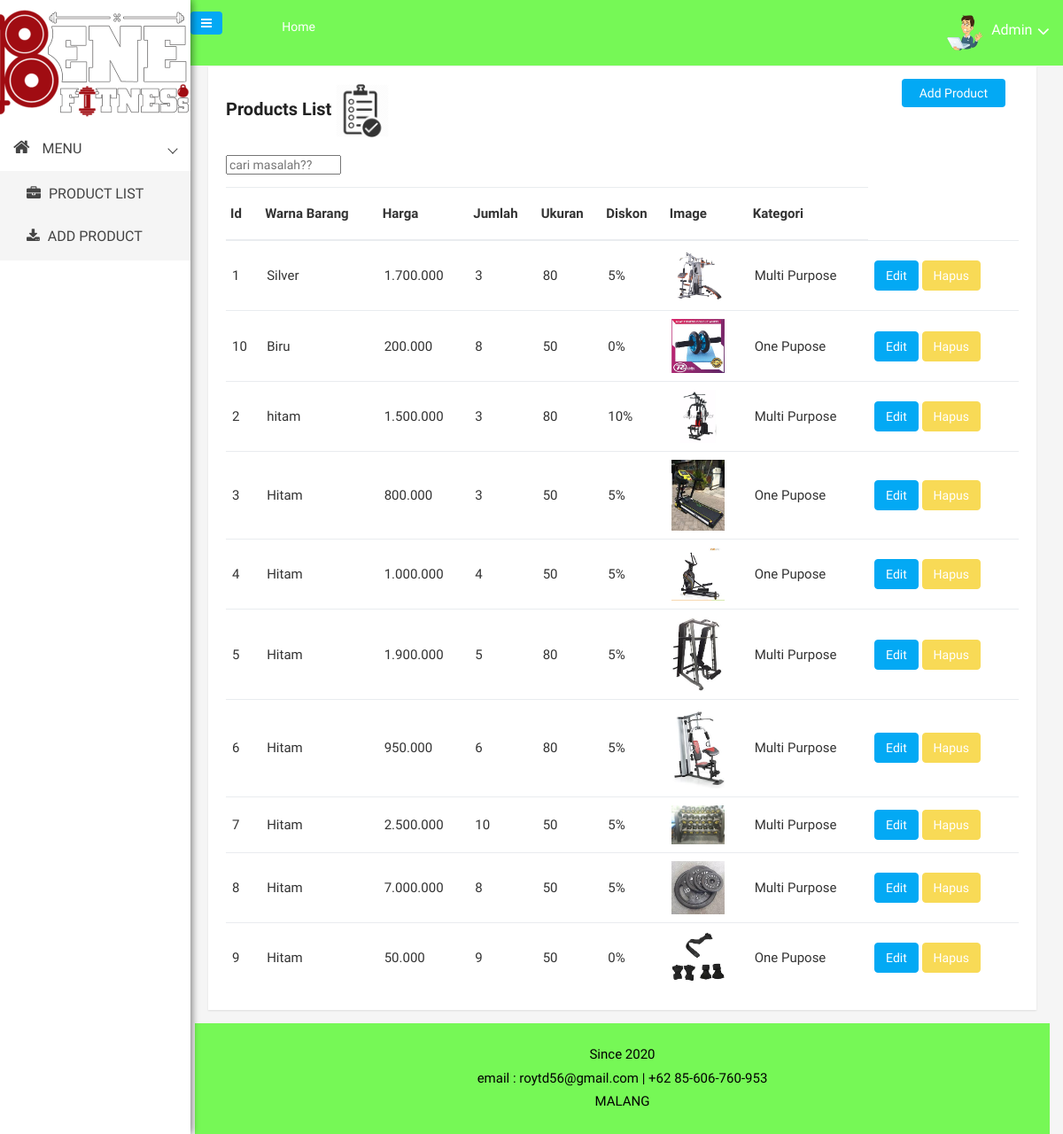
Page /index2.php?isi=product (signed in) on the committed database.
### tables this page shows
CREATE TABLE `product_edit` (
  `id_barang` varchar(50) NOT NULL,
  `warna_barang` varchar(50) DEFAULT NULL,
  `harga` varchar(15) DEFAULT NULL,
  `jumlah` int(11) DEFAULT NULL,
  `ukuran` int(100) DEFAULT NULL,
  `diskon` varchar(4) DEFAULT NULL,
  `gambar` varchar(50) DEFAULT NULL,
  `kategori` enum('One Pupose','Multi Purpose') DEFAULT NULL
);

### content/satu.php (the view, shortened to what this page needs)
				<div class="product-status-wrap">
						<h4>Products List <img class="main-logo" src="img/logo/list.png" alt="" /></h4>
<form action="" method="POST">
       <input type="text" name="keyword" size="30" autofocus placeholder="cari masalah??" autocomplete="off">
   </form>
                           <div class="add-product">
                               <a href="index2.php?isi=add-product">Add Product</a>
						</div>
                           <table>
                                   <th>Id</th>
                                   <th>Warna Barang</th>
								<th>Harga</th>
								<th>Jumlah</th>
                                   <th>Ukuran</th>
								<th>Diskon</th>
								<th>Image</th>
                                   <th>Kategori</th>
							<?php
							include "function.php";
							$tampilkan = mysqli_query($koneksi,"SELECT * FROM product_edit");
							while($r = mysqli_fetch_array($tampilkan)){
							?>
                               <tr>
                                   <td><?php echo $r['id_barang']?></td>
                                   <td><?php echo $r['warna_barang']?></td>
								<td><?php echo $r['harga']?></td>
								<td><?php echo $r['jumlah']?></td>
								<td><?php echo $r['ukuran']?></td>
								<td><?php echo $r['diskon']?></td>
							    <td><img src="img/<?php echo $r['gambar'];?>" height="50"></td>
								<td><?php echo $r['kategori']?></td>
                                  <td>
									<a href="index2.php?isi=edit-product&id=<?php echo $r['id_barang'];?>"class="btn btn-warning">Edit</a>
									<a href='delete.php?id=<?php echo $r['id_barang'];?>' onclick="return confirm('apakah anda akan menghapus data ?')"class="btn btn-danger">Hapus</td>
									<?php
									}
									?>
                               </tr>
					</table>
					</div>

### index2.php (shortened to what this page needs)
<html class="no-js" lang="en">
<head>
    <link rel="stylesheet" href="css/bootstrap.min.css">
    <link rel="stylesheet" href="css/font-awesome.min.css">
    <link rel="stylesheet" href="css/owl.carousel.css">
    <link rel="stylesheet" href="css/owl.theme.css">
    <link rel="stylesheet" href="css/owl.transitions.css">
    <link rel="stylesheet" href="css/animate.css">
    <link rel="stylesheet" href="css/normalize.css">
    <link rel="stylesheet" href="css/meanmenu.min.css">
    <link rel="stylesheet" href="css/main.css">
    <link rel="stylesheet" href="css/morrisjs/morris.css">
    <link rel="stylesheet" href="css/scrollbar/jquery.mCustomScrollbar.min.css">
    <link rel="stylesheet" href="css/metisMenu/metisMenu.min.css">
    <link rel="stylesheet" href="css/metisMenu/metisMenu-vertical.css">
    <link rel="stylesheet" href="css/calendar/fullcalendar.min.css">
    <link rel="stylesheet" href="css/calendar/fullcalendar.print.min.css">
    <link rel="stylesheet" href="gaya.css">
    <link rel="stylesheet" href="css/responsive.css">
</head>
<body>
    <div class="left-sidebar-pro">
        <nav id="sidebar" class="">
            <div class="sidebar-header">
                <a href="index2.php">
                    <img class="main-logo" src="img/logo/2.png" alt="" /></a>
            </div>
            <div class="left-custom-menu-adp-wrap comment-scrollbar">
                <nav class="sidebar-nav left-sidebar-menu-pro">
                    <ul class="metismenu" id="menu1">
                        <li class="active">
                            <a class="has-arrow" href="index2.php">
								   <i class="fa big-icon fa-home icon-wrap"></i>
								   <span class="mini-click-non">MENU</span>
								</a>
                            <ul class="submenu-angle" aria-expanded="true">
                                <li><a title="Product List" href="index2.php?isi=product"><i class="fa fa-briefcase sub-icon-mg" aria-hidden="true"></i> <span class="mini-sub-pro">PRODUCT LIST</span></a></li>
                                <li><a title="Product Edit" href="index2.php?isi=add-product"><i class="fa fa-download sub-icon-mg" aria-hidden="true"></i> <span class="mini-sub-pro">ADD PRODUCT</span></a></li>
                            </ul>
                        </li>
                    </ul>
                </nav>
            </div>
        </nav>
    </div>
    <div class="all-content-wrapper">
        <div class="container-fluid">
            <div class="row">
                <div class="col-lg-12 col-md-12 col-sm-12 col-xs-12">
                    <div class="logo-pro">
                       <br><br><br></div>
            </div>
        </div>
        <div class="header-advance-area">
            <div class="header-top-area">
                <div class="container-fluid">
                    <div class="row">
                        <div class="col-lg-12 col-md-12 col-sm-12 col-xs-12">
                            <div class="header-top-wraper">
                                <div class="row">
                                    <div class="col-lg-1 col-md-0 col-sm-1 col-xs-12">
                                        <div class="menu-switcher-pro">
                                            <button type="button" id="sidebarCollapse" class="btn bar-button-pro header-drl-controller-btn btn-info navbar-btn">
													<i class="fa fa-bars"></i>
												</button>
                                        </div>
                                    </div>
                                    <div class="col-lg-6 col-md-7 col-sm-6 col-xs-12">
                                        <div class="header-top-menu tabl-d-n">
                                            <ul class="nav navbar-nav mai-top-nav">
                                                <li class="nav-item"><a href="index2.php" class="nav-link">Home</a>
                                                </li>
                                            </ul>
                                        </div>
                                    </div>
                                    <div class="col-lg-5 col-md-5 col-sm-12 col-xs-12">
                                        <div class="header-right-info">
                                            <ul class="nav navbar-nav mai-top-na  v header-right-menu">
	                                                <li class="nav-item">
                                                    <a href="#" data-toggle="dropdown" role="button" aria-expanded="false" class="nav-link dropdown-toggle">
															<img class="main-logo" src="img/logo/iconadmin3.png" alt="" />
															<span class="admin-name"><?php echo $_SESSION['username']?></span>
															<i class="fa fa-angle-down adminpro-icon adminpro-down-arrow"></i>
														</a>
                                                </li>
                                            </ul>
                                        </div>
                                    </div>
                                </div>
                            </div>
                        </div>
                    </div>
                </div>
            </div>
        </div>
        <div class="product-status mg-tb-15">
            <div class="container-fluid">
                <div class="row">
                    <div class="col-lg-12 col-md-12 col-sm-12 col-xs-12">
					<?php
							$isi = @$_GET['isi'];
							switch($isi){
								case 'product':
								include 'content/satu.php';
								break;
							}
					?>
                    </div>
                </div>
            </div>
        </div>
        <div class="footer-copyright-area">
            <div class="container-fluid">
                <div class="row">
                    <div class="col-lg-12">
                        <div class="footer-copy-right">
                            <p>Since 2020 </p>
							<p>email : roytd56@gmail.com | +62 85-606-760-953</p>
                            <p>MALANG
                        </div>
                    </div>
                </div>
            </div>
        </div>
	</div>
</body>
</html>

### css/main.css (style rules this page uses)
html { color: #222; font-size: 1em; line-height: 1.4; }
audio, canvas, iframe, img, svg, video { vertical-align: middle; }

### css/metisMenu/metisMenu-vertical.css (style rules this page uses)
.sidebar-nav { background: #fff; }
.sidebar-nav ul { padding: 0; margin: 0; list-style: none; background: #f5f5f5; }
.sidebar-nav .metismenu { background: #fff; display: -webkit-box; display: -ms-flexbox; display: flex; -webkit-box-orient: vertical; -webkit-box-direction: normal; -ms-flex-direction: column; flex-direction: column; }
.sidebar-nav .metismenu li + li { margin-top: 5px; }
.sidebar-nav .metismenu li:first-child { margin-top: 5px; }
.sidebar-nav .metismenu li:last-child { margin-bottom: 5px; }
.sidebar-nav .metismenu > li { display: -webkit-box; display: -ms-flexbox; display: flex; -webkit-box-orient: vertical; -webkit-box-direction: normal; -ms-flex-direction: column; flex-direction: column; position: relative; }
.sidebar-nav .metismenu a { position: relative; display: block; padding: 13px 15px; color: #444; outline-width: 0; transition: all .3s ease-out; font-size:16px; }
.sidebar-nav .metismenu ul a { padding: 10px 15px 10px 30px; }
.sidebar-nav .metismenu li .icon-wrap { margin-right:10px; font-size:20px; }
.sidebar-nav .metismenu li .sub-icon-mg { margin-right:5px; font-size:16px; }

### content/satu.php (style rules this page uses)
input[type=text] { width: 130px; -webkit-transition: width 0.4s ease-in-out; transition: width 0.4s ease-in-out; }

### rows in the picture
product_edit: id_barang "1", warna_barang "Silver", harga "1.700.000", jumlah "3", ukuran "80", diskon "5%", gambar (picture), kategori "Multi Purpose"
product_edit: id_barang "10", warna_barang "Biru", harga "200.000", jumlah "8", ukuran "50", diskon "0%", gambar (picture), kategori "One Pupose"
product_edit: id_barang "2", warna_barang "hitam", harga "1.500.000", jumlah "3", ukuran "80", diskon "10%", gambar (picture), kategori "Multi Purpose"
product_edit: id_barang "3", warna_barang "Hitam", harga "800.000", jumlah "3", ukuran "50", diskon "5%", gambar (picture), kategori "One Pupose"
product_edit: id_barang "4", warna_barang "Hitam", harga "1.000.000", jumlah "4", ukuran "50", diskon "5%", gambar (picture), kategori "One Pupose"
product_edit: id_barang "5", warna_barang "Hitam", harga "1.900.000", jumlah "5", ukuran "80", diskon "5%", gambar (picture), kategori "Multi Purpose"
product_edit: id_barang "6", warna_barang "Hitam", harga "950.000", jumlah "6", ukuran "80", diskon "5%", gambar (picture), kategori "Multi Purpose"
product_edit: id_barang "7", warna_barang "Hitam", harga "2.500.000", jumlah "10", ukuran "50", diskon "5%", gambar (picture), kategori "Multi Purpose"
product_edit: id_barang "8", warna_barang "Hitam", harga "7.000.000", jumlah "8", ukuran "50", diskon "5%", gambar (picture), kategori "Multi Purpose"
product_edit: id_barang "9", warna_barang "Hitam", harga "50.000", jumlah "9", ukuran "50", diskon "0%", gambar (picture), kategori "One Pupose"

### other values in the picture
$_SESSION['username'] "Admin"
